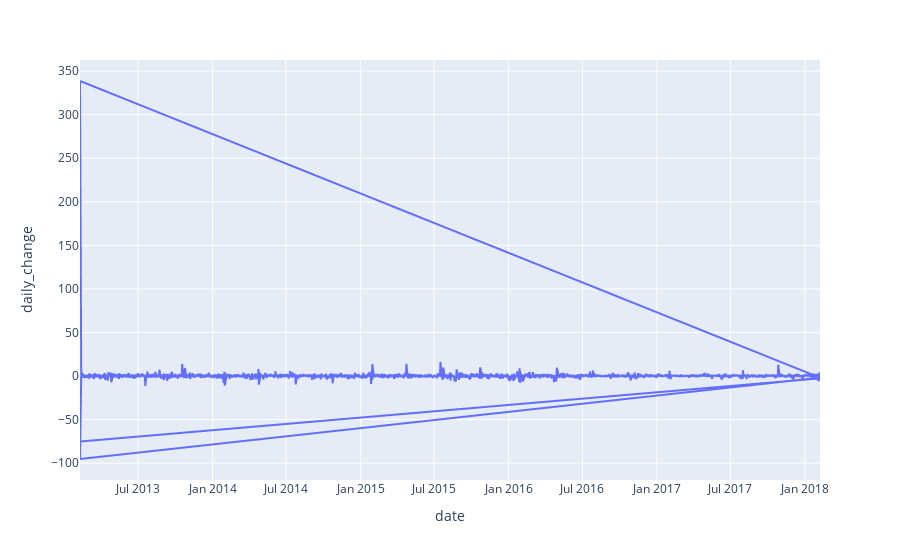

Notebook code cell kept with this figure:
### Code cell
px.line(files, x = 'date', y = 'daily_change')
px.l

### Figure 1 — Plotly figure (JSON) as saved in the notebook; plotly's stock layout.template omitted (floating-point values rounded to 4 significant figures; data arrays with more than 128 entries replaced by an {"elided": "..."} marker saying what was removed)
{"data": [{"hovertemplate": "date=%{x}<br>daily_change=%{y}<extra></extra>", "legendgroup": "", "line": {"color": "#636efa", "dash": "solid"}, "marker": {"symbol": "circle"}, "mode": "lines", "name": "", "showlegend": false, "type": "scattergl", "x": {"elided": "5036 str values"}, "xaxis": "x", "y": {"elided": "5036 float values"}, "yaxis": "y"}], "layout": {"autosize": true, "legend": {"tracegroupgap": 0}, "margin": {"t": 60}, "xaxis": {"anchor": "y", "autorange": true, "domain": [0, 1], "range": ["2013-02-08", "2018-02-07"], "title": {"text": "date"}, "type": "date"}, "yaxis": {"anchor": "x", "autorange": true, "domain": [0, 1], "range": [-119.3, 362.8], "title": {"text": "daily_change"}, "type": "linear"}}}
